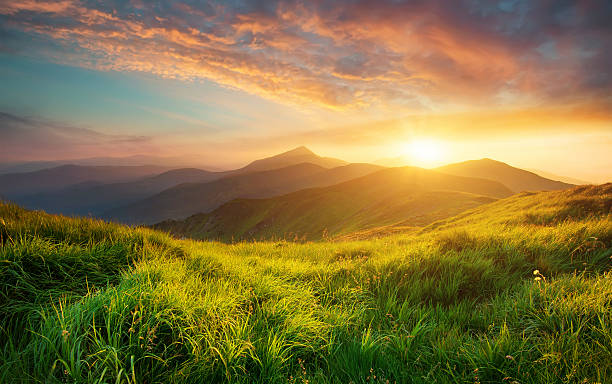
#> input picture image2.jpg, 612 x 384 px, given in place of the camera
$ jupyter execute Cam_shift.ipynb
#> lines starting #> are read from the running program, lines starting #| are printed output that depends on the picture; after the words box and inside, x2 and y2 are one past the last pixel; in counts of white or black regions, pixels touching at a corner belong together
[cell 1]
import cv2 as cv
import numpy as np
import sys
import matplotlib

[cell 2]
#create our video camera
cap = cv.VideoCapture(0)

[cell 3]
#installizing the cam video
ret, frame = cap.read()
#> frame is the input picture: shape (384, 612, 3); mean B, G, R 66.6, 117.5, 134.5
x, y, w, h = 300, 200, 100, 50
track_window = (x, y, w, h)
roi = frame[y:y+h, x:x+w]
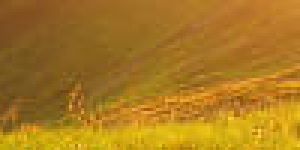
#> roi: shape (50, 100, 3) (shown 3 times larger); mean B, G, R 31.7, 121, 169
hsv_roi = cv.cvtColor(roi, cv.COLOR_BGR2HSV)
#> hsv_roi: shape (50, 100, 3); mean H, S, V 19.1, 205.3, 169
mask = cv.inRange(hsv_roi, np.array((0., 60., 32.)), np.array((180., 255., 255.)))
#> mask: shape (50, 100); every value is 255
roi_hist = cv.calcHist([hsv_roi], [0], mask, [180], [0, 180])
#> roi_hist = 180 values, max 1063 at index 18, min 0 at index 0, mean 27.78
cv.normalize(roi_hist, roi_hist, 0, 255, cv.NORM_MINMAX)
#> Out = 180 values, max 255 at index 18, min 0 at index 0, mean 6.66

[cell 4]
# Setup the termination criteria, either 10 iteration or move by at least 1 pt
term_crit = ( cv.TERM_CRITERIA_EPS | cv.TERM_CRITERIA_COUNT, 10, 1 )

while(1):
    ret, frame = cap.read()
    if ret == True:
        hsv = cv.cvtColor(frame, cv.COLOR_BGR2HSV)
#> hsv: shape (384, 612, 3); mean H, S, V 38.5, 148.6, 141.9
        dst = cv.calcBackProject([hsv],[0],roi_hist,[0,180],1)
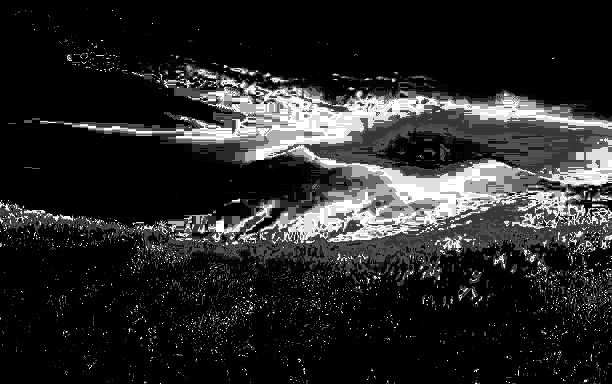
#> dst: shape (384, 612); min 0, max 255, mean 38.8
        # apply camshift to get the new location
        ret, track_window = cv.CamShift(dst, track_window, term_crit)
#> ret = ((352.5, 217), (67.06, 134), 81.46); track_window = (285, 183, 135, 68)
        # Draw it on image
        pts = cv.boxPoints(ret)
#> pts = [[281.2, 193.8], [413.8, 173.9], [423.8, 240.2], [291.2, 260.1]]
        pts = np.int0(pts)
#> pts = [[281, 193], [413, 173], [423, 240], [291, 260]]
        img2 = cv.polylines(frame,[pts],True, 255,2)
        cv.imshow('img2',img2)
        cv.imshow("hsv" , hsv)
        if cv.waitKey(30) & 0xff == ord('s'):
#> (key Esc is pressed here)
            break
    else:
        break
cv.destroyAllWindows()
